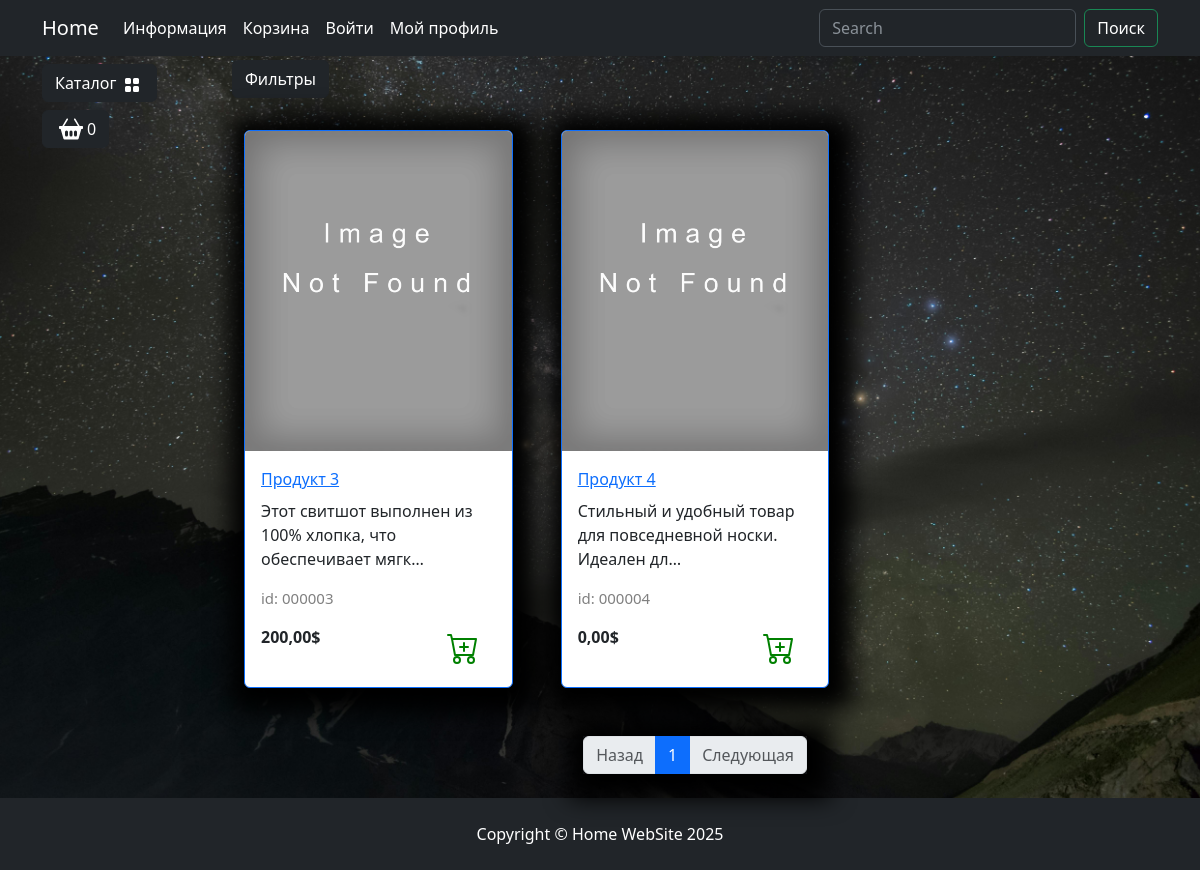
Before: /catalog/kategoriya-2/ with the older database file.
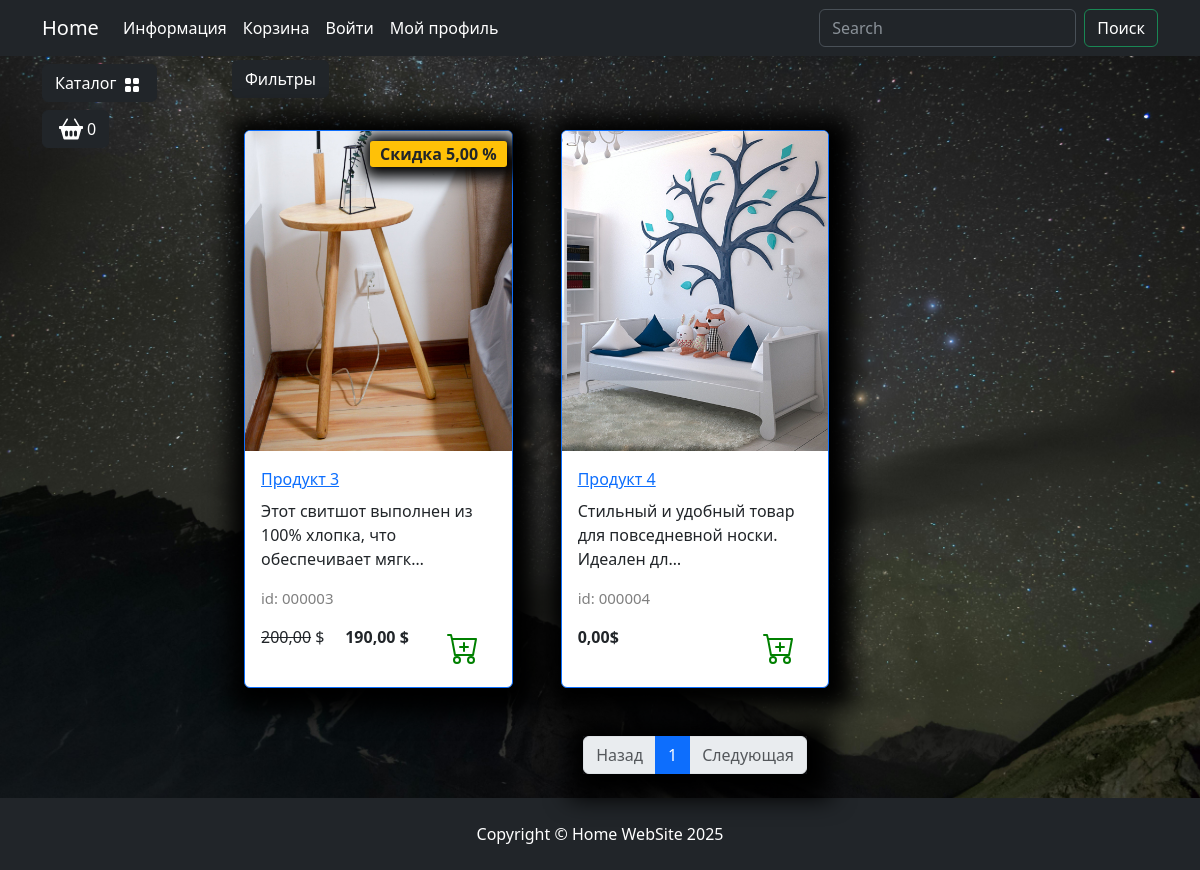
After: the same page with the newer database file.
### goods/models.py (models this page shows, shortened)
class Products(models.Model):
    name = models.CharField(max_length=150, unique=True,
                            verbose_name='Название')
    slug = models.SlugField(max_length=200, unique=True,
                            blank=True, null=True, verbose_name='URL')
    description = models.TextField(
        blank=True, null=True, verbose_name='Описание')
    image = models.ImageField(upload_to='goods_images',
                              blank=True, null=True, verbose_name='Изображения')
    price = models.DecimalField(
        default=0.00, max_digits=7, decimal_places=2, verbose_name='Цена')
    discount = models.DecimalField(
        default=0.00, max_digits=4, decimal_places=2, verbose_name='Скидка в %')
    quantity = models.PositiveBigIntegerField(
        default=0, verbose_name='Количество')
    category = models.ForeignKey(
        to=Categories, on_delete=models.CASCADE, verbose_name='Категория')
    class Meta:
        db_table = 'product'
        verbose_name = 'Продукт'
        verbose_name_plural = 'Продукты'
        ordering = ("id",)
    def display_id(self):
        return f"{self.id:06}"
    def sell_price(self):
        if self.discount:
            return round(self.price - self.price*self.discount/100, 2)
        return self.price

### goods/views.py (the view)
# urls.py: path('catalog/', include('goods.urls', namespace='catalog')),
def catalog(request, category_slug, page=1):
    if category_slug == 'all':
        goods = Products.objects.all()
    else:
        goods = get_list_or_404(
            Products.objects.filter(category__slug=category_slug))
    paginator = Paginator(goods, 3)
    current_page = paginator.page(page)
    context = {
        'title': 'Home - Каталог',
        'goods': current_page,
        'slug_url': category_slug
    }
    return render(request, 'goods/catalog.html', context)

### goods/templatetags/goods_tags.py (called while the page is built)
@register.simple_tag()
def tag_categories():
    return Categories.objects.all()

### goods/templates/goods/catalog.html (shortened to what the changed rows need)
{% extends "main/base.html" %}
{% load  static  %}
{% block  content  %}
                    <div class="row">
                        {% for product  in goods %}
                        <div class="col-lg-4 col-md-6 p-4">
                            <div class="card border-primary rounded custom-shadow">
                                {% if product.image %}
                                    <img src="{{product.image.url}}" class="card-img-top" alt="{{ product.name }}">
                                {% else %}
                                    <img src="{% static "deps/images/Not found image.png" %}" class="card-img-top" alt="...">
                                {% endif %}
                                <div class="card-body">
                                    <a href="{% url "catalog:product" product.slug %}">
                                        <p class="card-title">{{product.name}}</p>
                                    </a>
                                    <p class="card-text ">{{product.description|truncatechars:60}}</p>
                                    <p class="product_id">id: {{product.display_id}}</p>
                                    <div class="d-flex justify-content-between">
                                        {% if product.discount %}
                                            <p><s>{{product.price}}</s> $</p>
                                            <p><strong>{{product.sell_price}} $</strong></p>
                                            <span class="badge bg-warning text-dark">Скидка {{product.discount}} %</span>
                                        {% else %}
                                            <p><strong>{{product.price}}$</strong></p>
                                        {% endif %}
                                        <a href="#" class="btn add-to-cart">
                                            <img class="mx-1" src="{% static "deps/icons/cart-plus.svg" %}" alt="Catalog Icon"
                                                width="32" height="32">
                                        </a>
                                    </div>
                                </div>
                            </div>
                        </div>
                        {% endfor %}
                    </div>
{% endblock  %}

Changed rows visible on the page:
changed Products "Продукт 3": image: picture added; sell_price (not shown) → "190,00"; discount (not shown) → "5,00"
changed Products "Продукт 4": image: picture added
